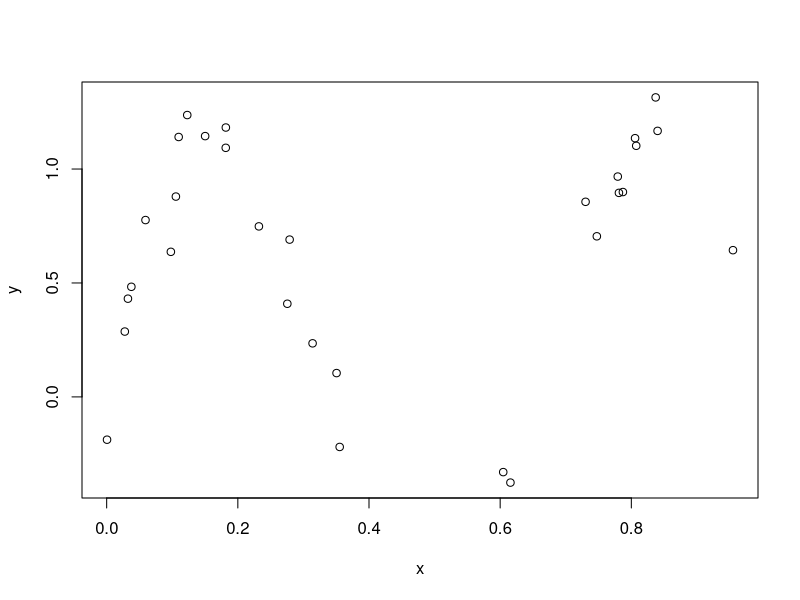

Generate this figure with R: (Note: this script raises an error after producing the figure.)
# EI with high noise. Gives too much improvement.
d <- 1
n <- 30
# x <- runif(n)
x <- seq(0,1,l=n)
x <- c(runif(n/2,0,.3), runif(5,.3,.7), runif(n/2-5,.7,1))
y <- sin(3*pi*x) + rnorm(length(x), 0, .2)
plot(x, y)
# gp1 <- GauPro_kernel_model$new(y ~ x)
gp1 <- GauPro_kernel_model$new(x, y, kernel='m52')
gp1$cool1Dplot()
gp1$plot1D()
curve(gp1$pred(x, se.fit = T)$se, ylim=c(0,.3))
curve(gp1$pred(x, se.fit = T, mean_dist = T)$se, add=T, col=2)
# EI is way too big
gp1$maxEI(minimize = T)
curve(sapply(x, function(x)gp1$EI(x, minimize = T)))


# What should it be?
# If you add the point.
# Sample over dist.
# Add that sample to the model.
# Find new mean prediction at that point.
# KG runs optimization after that.


EI2 <- function(self, x, minimize=FALSE) {
  self <- gp1
  predX <- self$pred(self$X)

  x <- .35
  X <- self$X
  Z <- self$Z
  u <- x
  a <- x

  mu_a <- self$trend$Z(a)
  mu_X <- c(self$trend$Z(X))
  KX <- self$K
  KXinv <- self$Kinv
  KuX <- matrix(self$kernel$k(u, X), nrow=1)
  KXu <- t(KuX)
  KaX <- self$kernel$k(a, X)
  KXa <- t(KaX)
  Kau <- self$kernel$k(a, u)
  Ka <- self$kernel$k(a)
  Ku <- self$kernel$k(u) + self$s2_hat*self$nug
  Ma <- c(KaX, Kau)
  Mcinv <- rbind(cbind(KX, KXu),
                 cbind(KuX, Ku))
  Mc <- solve(Mcinv)
  KugivenX <- Ku - KuX %*% KXinv %*% KXu

  self$pred(a, se=T, mean_dist = T)

  mu_m <- c(mu_a + Ma %*% Mc %*% rbind(Z-mu_X, c(KuX%*%KXinv%*%(Z-mu_X))))
  mu_m

  cov_m <- matrix(Ma, nrow=1) %*% Mc %*%
    rbind(cbind(matrix(0, ncol=ncol(KX)+1, nrow=nrow(KX))),
          cbind(matrix(0, ncol=ncol(KX),   nrow=1),
                KugivenX)) %*%
    Mc %*% matrix(Ma, ncol=1)
  cov_m
  # This is right! Matches simulation below.


  # Sample to estimate dist
  ns <- 1e3
  ms <- rep(0, ns)
  for (i in 1:ns) {
    gpi <- self$clone(deep=T)
    zi <- gpi$sample(u)
    gpi$update(Xnew=u, Znew=zi, no_update = T)
    ms[i] <- gpi$pred(u)
  }
  summary(ms)
  var(ms)
  hist(ms, freq=F)
  curve(dnorm(x, mu_m, sqrt(c(cov_m))), add=T, col=2)
}




CorrectedEI <- function(self, x, minimize=FALSE, eps=0,
                        return_grad=F, f=NULL) {
  stopifnot(length(minimize)==1, is.logical(minimize))
  stopifnot(length(eps)==1, is.numeric(eps), eps >= 0)
  if (is.matrix(x)) {
    stopifnot(ncol(x) == ncol(self$X))
  } else if (is.vector(x) && self$D == 1) {
    # stopifnot(length(x) == ncol(self$X))
    x <- matrix(x, ncol=1)
  } else if (is.vector(x)) {
    stopifnot(length(x) == ncol(self$X))
    x <- matrix(x, nrow=1)
  } else if (is.data.frame(x) && !is.null(self$formula)) {
    # Fine here, will get converted in predict
  } else {
    stop(paste0("bad x in EI, class is: ", class(x)))
  }

  if (is.null(f)) {
    # Get preds at existing points, calculate best
    pred_X <- self$predict(self$X, se.fit = F)
    if (minimize) {
      # u_X <- -pred_X$mean - pred_X$se
      star_star_index <- which.min(pred_X)
    } else {
      # warning("AugEI must minimize for now")
      # u_X <- +pred_X$mean + pred_X$se
      star_star_index <- which.max(pred_X)
    }

    f <- pred_X[star_star_index]

  }
  stopifnot(is.numeric(f), length(f) == 1)



  # predx <- self$pred(x, se=T)
  # y <- predx$mean
  # s <- predx$se
  # s2 <- predx$s2

  minmult <- if (minimize) {1} else {-1}

  # x <- matrix(seq(0,1,l=131), ncol=1)
  u <- x
  X <- self$X
  mu_u <- self$trend$Z(u)
  Ku.X <- self$kernel$k(u, X)
  mu_X <- self$trend$Z(X)
  Ka <- self$kernel$k(u)
  Ku <- Ka + self$nug * self$s2_hat
  Ku_given_X <- Ku - Ku.X %*% self$Kinv %*% t(Ku.X)

  y <- mu_u + Ku.X %*% self$Kinv %*% (self$Z - mu_X)
  s2 <- (Ku_given_X - self$nug*self$s2_hat) ^ 2 / (Ku_given_X)
  if (ncol(s2) > 1.5) {s2 <- diag(s2)}
  s <- sqrt(s2)

  # int from f to Inf: (x-f) p(x) dx


  z <- (f - y) / s * minmult
  CorEI <- (f - y) * minmult * pnorm(z) + s * dnorm(z)
  if (F) {
    tdf <- 3
    CorEIt <- (f - y) * minmult * pt(z,tdf) + s * dt(z,tdf)
    plot(x, CorEI)
    plot(x, s, ylim=c(0,.3))
    points(x, self$pred(x, se=T)$se,col=2)
    points(x, self$pred(x, se=T, mean_dist = T)$se,col=3)
    cbind(x, y, s, z, CorEI=CorEI, EIt=(f - y) * minmult * pt(z,3) + s * dt(z, 3))
    legend(x='topright', legend=c(""), fill=1:3)
  }


  # # Calculate "augmented" term
  # sigma_eps <- self$nug * self$s2_hat
  # sigma_eps2 <- sigma_eps^2
  # Aug <- 1 - sigma_eps / sqrt(s2 + sigma_eps2)
  # AugEI <- Aug * EI

  if (return_grad) {
    # CorrectedEI grad looks good. Need to check for eps, minimize, tdf
    # x <- .8
    # ds2_dx <- self$gradpredvar(x) # GOOD
    # ds2_dx <- -2 * Ku.X %*% self$Kinv %*% t(self$kernel$dC_dx(XX=u, X=self$X))
    ds2_dx_t1 <- -2 * Ku.X %*% self$Kinv
    dC_dx <- (self$kernel$dC_dx(XX=u, X=self$X))
    ds2_dx <- u*NaN
    for (i in 1:nrow(u)) {
      ds2_dx[i, ] <- ds2_dx_t1[i, ] %*% (dC_dx[i, , ])
    }
    ds2_dx <- ds2_dx * (1-self$nug^2*self$s2_hat^2/diag(Ku_given_X)^2)
    ds_dx <- .5/s * ds2_dx # GOOD
    # z <- (f - y) / s
    dy_dx <- self$grad(x) # GOOD
    dz_dx <- -dy_dx / s + (f - y) * (-1/s2) * ds_dx # GOOD
    dz_dx <- dz_dx * minmult
    ddnormz_dz <- -dnorm(z) * z # GOOD
    # daug_dx = .5*sigma_eps / (s2 + sigma_eps2)^1.5 * ds2_dx # GOOD
    dEI_dx = minmult * (-dy_dx*pnorm(z) + (f-y)*dnorm(z)*dz_dx) +
      ds_dx*dnorm(z) + s*ddnormz_dz*dz_dx #GOOD
    # numDeriv::grad(function(x) {pr <- self$pred(x,se=T);( EI(pr$mean,pr$se))}, x)
    # dAugEI_dx = EI * daug_dx + dEI_dx * Aug
    # numDeriv::grad(function(x) {pr <- self$pred(x,se=T);( EI(pr$mean,pr$se)*augterm(pr$s2))}, x)
    return(list(
      EI=CorEI,
      grad=dEI_dx
    ))
  }
  c(CorEI)
}
if (F) {
  # EI with high noise. Gives too much improvement.
  d <- 1
  n <- 70
  # x <- runif(n)
  x <- seq(0,1,l=n)
  # x <- c(runif(n/2,0,.3), runif(5,.3,.7), runif(n/2-5,.7,1))
  y <- sin(3*pi*x) + rnorm(length(x), 0, .2)
  # y <- sin(6*pi*x) + rnorm(length(x), 0, .2)
  plot(x, y)
  # gp1 <- GauPro_kernel_model$new(y ~ x)
  gp1 <- GauPro_kernel_model$new(x, y, kernel='m52')
  gp1$plot1D()


  CorrectedEI(gp1, .5)
  CorrectedEI(gp1, seq(0,1,l=11))
  curve(CorrectedEI(gp1, matrix(x, ncol=1)))
  xseq <- seq(0, 1, l=10001)
  eis <- cbind(x=xseq,
               ei=gp1$EI(xseq, minimize=TRUE),
               aei=gp1$AugmentedEI(xseq, minimize=TRUE),
               cei=CorrectedEI(gp1, xseq, minimize = T)) %>% as.data.frame
  eis2 <- eis %>% tidyr::pivot_longer(cols=c(ei, aei, cei))
  eis2 %>%
    ggplot(aes(x, value, group=name, color=name)) +
    geom_point() + facet_wrap(.~name)
  CorrectedEI(gp1, .5, return_grad = T)
  CorrectedEI(gp1, xseq, return_grad = T)
  cg <- CorrectedEI(gp1, xseq, return_grad = T)
  plot(cg$grad[1:(length(xseq)-1)], diff(cg$EI) / diff(xseq)); abline(a=0, b=1, col=2)
}
